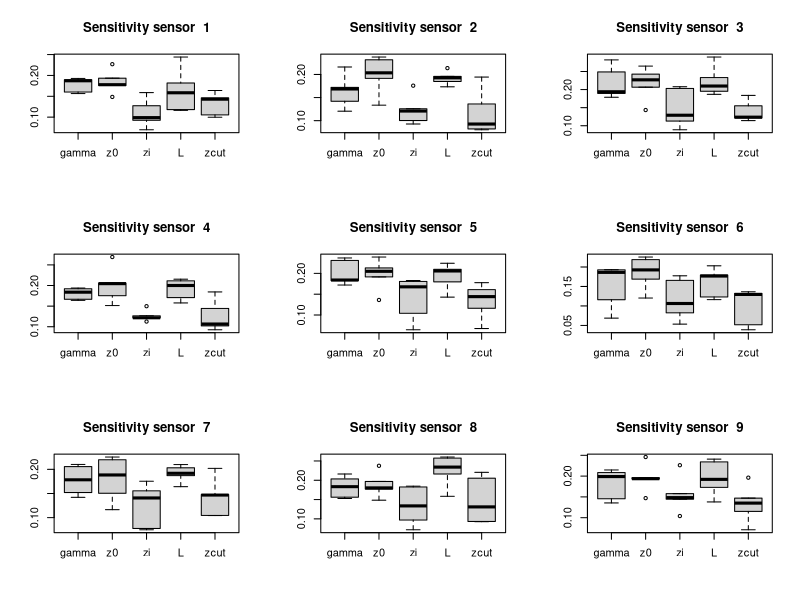

Generate this figure with R:
#Script that creates the graphics for the sensitivity analylsis



	
data=read.csv('sensitivityParametersInfo.csv')
data=data[,-1]

#jpeg('../../../../Tesis/FigChap4/sensitivityPlot.jpg',width=1600,height=1200)
par(mfrow=c(3,3))

for(k in 1:9){
	s=subset(data,sensor==k)
	s=s[,3:7]
	boxplot(s)
	abline(h=0,col='blue')
	title(paste('Sensitivity sensor ',k))
}
#dev.off()

